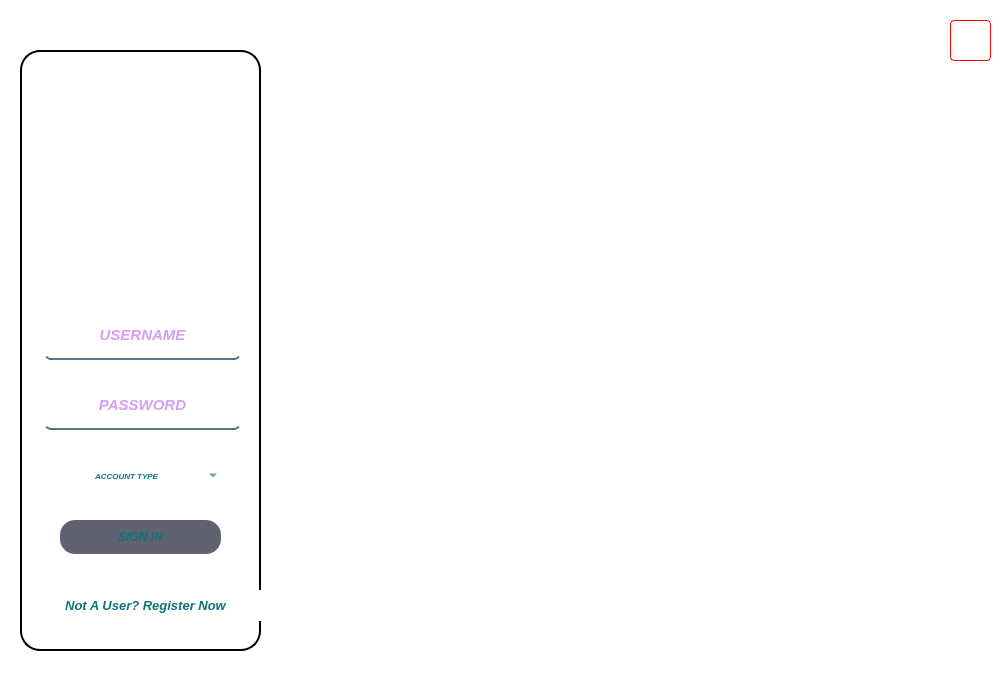
<?xml version="1.0" encoding="UTF-8"?>
<ui version="4.0">
 <class>StartingScreen</class>
 <widget class="QMainWindow" name="StartingScreen">
  <property name="geometry">
   <rect>
    <x>0</x>
    <y>0</y>
    <width>1000</width>
    <height>680</height>
   </rect>
  </property>
  <property name="sizePolicy">
   <sizepolicy hsizetype="Preferred" vsizetype="Preferred">
    <horstretch>0</horstretch>
    <verstretch>0</verstretch>
   </sizepolicy>
  </property>
  <property name="minimumSize">
   <size>
    <width>1000</width>
    <height>680</height>
   </size>
  </property>
  <property name="maximumSize">
   <size>
    <width>1000</width>
    <height>700</height>
   </size>
  </property>
  <property name="windowTitle">
   <string>StartingScreen</string>
  </property>
  <property name="styleSheet">
   <string notr="true">background-color: rgba(255,255,255,255);
border-radius: 30px;</string>
  </property>
  <widget class="QWidget" name="centralwidget">
   <property name="sizePolicy">
    <sizepolicy hsizetype="Preferred" vsizetype="Preferred">
     <horstretch>0</horstretch>
     <verstretch>0</verstretch>
    </sizepolicy>
   </property>
   <property name="minimumSize">
    <size>
     <width>1000</width>
     <height>700</height>
    </size>
   </property>
   <property name="maximumSize">
    <size>
     <width>1000</width>
     <height>700</height>
    </size>
   </property>
   <property name="styleSheet">
    <string notr="true"/>
   </property>
   <widget class="QFrame" name="frame_4">
    <property name="geometry">
     <rect>
      <x>20</x>
      <y>50</y>
      <width>241</width>
      <height>601</height>
     </rect>
    </property>
    <property name="minimumSize">
     <size>
      <width>0</width>
      <height>0</height>
     </size>
    </property>
    <property name="maximumSize">
     <size>
      <width>16777215</width>
      <height>16777215</height>
     </size>
    </property>
    <property name="styleSheet">
     <string notr="true">background-color: qlineargradient(spread:pad, x1:0.074, y1:1, x2:0.881, y1:0, stop:0 rgb(69, 104, 220, 200), stop:1 rgbargb(176, 106, 179, 150));
border-radius: 20px;
</string>
    </property>
    <property name="frameShape">
     <enum>QFrame::StyledPanel</enum>
    </property>
    <property name="frameShadow">
     <enum>QFrame::Raised</enum>
    </property>
    <widget class="QLineEdit" name="lineEdit_4">
     <property name="geometry">
      <rect>
       <x>20</x>
       <y>340</y>
       <width>201</width>
       <height>40</height>
      </rect>
     </property>
     <property name="minimumSize">
      <size>
       <width>0</width>
       <height>40</height>
      </size>
     </property>
     <property name="font">
      <font>
       <family>MS Sans Serif</family>
       <pointsize>11</pointsize>
       <weight>75</weight>
       <italic>true</italic>
       <bold>true</bold>
      </font>
     </property>
     <property name="styleSheet">
      <string notr="true">border: 2px solid rgba(0,0,0,0);
border-bottom-color: rgba(46,82,101,200);
color: rgb(172,61,221);
padding-bottom: 10px;
border-radius: 7px;
margin-left: 4px;
background: url(:/icons/icons/icons8-password-30.png), rgba(0,0,0,0);
background-repeat: no repeat;</string>
     </property>
     <property name="text">
      <string/>
     </property>
     <property name="echoMode">
      <enum>QLineEdit::Password</enum>
     </property>
     <property name="alignment">
      <set>Qt::AlignCenter</set>
     </property>
     <property name="placeholderText">
      <string>PASSWORD</string>
     </property>
    </widget>
    <widget class="QLineEdit" name="lineEdit_3">
     <property name="geometry">
      <rect>
       <x>20</x>
       <y>270</y>
       <width>201</width>
       <height>40</height>
      </rect>
     </property>
     <property name="minimumSize">
      <size>
       <width>0</width>
       <height>40</height>
      </size>
     </property>
     <property name="maximumSize">
      <size>
       <width>16777215</width>
       <height>16777215</height>
      </size>
     </property>
     <property name="font">
      <font>
       <family>MS Sans Serif</family>
       <pointsize>11</pointsize>
       <weight>75</weight>
       <italic>true</italic>
       <bold>true</bold>
      </font>
     </property>
     <property name="styleSheet">
      <string notr="true">border: 2px solid rgba(0,0,0,0);
border-bottom-color: rgba(46,82,101,200);
padding-bottom: 10px;
color: rgb(172,61,221);
border-radius: 7px;
background: url(:/icons/icons/icons8-username-30.png), rgba(0,0,0,0);
background-repeat: no repeat;
margin-left: 4px;</string>
     </property>
     <property name="text">
      <string/>
     </property>
     <property name="alignment">
      <set>Qt::AlignCenter</set>
     </property>
     <property name="placeholderText">
      <string>USERNAME</string>
     </property>
    </widget>
    <widget class="QPushButton" name="pushButton_2">
     <property name="geometry">
      <rect>
       <x>40</x>
       <y>470</y>
       <width>161</width>
       <height>34</height>
      </rect>
     </property>
     <property name="minimumSize">
      <size>
       <width>0</width>
       <height>0</height>
      </size>
     </property>
     <property name="maximumSize">
      <size>
       <width>180</width>
       <height>35</height>
      </size>
     </property>
     <property name="font">
      <font>
       <family>MS Sans Serif</family>
       <weight>75</weight>
       <italic>true</italic>
       <bold>true</bold>
      </font>
     </property>
     <property name="styleSheet">
      <string notr="true">QPushButton{
	background-color: rgba(95,98,112,255);
	color: rgb(10,117,122);
	border-radius: 15px;
	background: url(:/icons/icons/icons8-logout-30.png), rgba(0,0,0,0);
	background-repeat: no repeat;
}
QPushButton:pressed{
	padding-left: 5px;
	padding-top: 8px;
	background-color: rgba(255,107,107,255);
	background-position: calc(100% - 10px) center right;
}

QPushButton:hover{
	background-color: rgba(255,180,107,255);
}</string>
     </property>
     <property name="text">
      <string>SIGN IN</string>
     </property>
    </widget>
    <widget class="QLabel" name="label_5">
     <property name="geometry">
      <rect>
       <x>40</x>
       <y>130</y>
       <width>171</width>
       <height>141</height>
      </rect>
     </property>
     <property name="maximumSize">
      <size>
       <width>16777215</width>
       <height>160</height>
      </size>
     </property>
     <property name="font">
      <font>
       <pointsize>-1</pointsize>
      </font>
     </property>
     <property name="styleSheet">
      <string notr="true">background-color: rgba(0,0,0,0);
background-image: url(:/icons/icons/text-1689249873503.png);
background-position: center;
background-repeat: no;
padding: 10px;
margin-bottom: 5px;
font-size: 30px;
</string>
     </property>
     <property name="text">
      <string/>
     </property>
     <property name="alignment">
      <set>Qt::AlignCenter</set>
     </property>
    </widget>
    <widget class="QPushButton" name="pushButton">
     <property name="geometry">
      <rect>
       <x>10</x>
       <y>540</y>
       <width>231</width>
       <height>31</height>
      </rect>
     </property>
     <property name="minimumSize">
      <size>
       <width>50</width>
       <height>28</height>
      </size>
     </property>
     <property name="font">
      <font>
       <family>MS Sans Serif</family>
       <pointsize>10</pointsize>
       <weight>75</weight>
       <italic>true</italic>
       <bold>true</bold>
      </font>
     </property>
     <property name="styleSheet">
      <string notr="true">QPushButton{
	color: rgb(10,117,122);
	background: url(:/icons/icons/icons8-register-30.png), rgba(0,0,0,0);
	background-repeat: no repeat;
	margin-left: 0px;
}

QPushButton:pressed{
	color: rgb(87,190,255);
}</string>
     </property>
     <property name="text">
      <string>Not A User? Register Now</string>
     </property>
    </widget>
    <widget class="QLabel" name="label">
     <property name="geometry">
      <rect>
       <x>70</x>
       <y>50</y>
       <width>111</width>
       <height>131</height>
      </rect>
     </property>
     <property name="styleSheet">
      <string notr="true">background-image: url(:/icons/icons/icons8-user-65.png);
background-position: center;
background-repeat: no;
background-color: rgba(0,0,0,0);</string>
     </property>
     <property name="text">
      <string/>
     </property>
    </widget>
    <widget class="QLabel" name="label_4">
     <property name="geometry">
      <rect>
       <x>0</x>
       <y>0</y>
       <width>241</width>
       <height>601</height>
      </rect>
     </property>
     <property name="styleSheet">
      <string notr="true">border: 2px solid;
border-radius: 20px;
background: rgba(0,0,0,0);</string>
     </property>
     <property name="text">
      <string/>
     </property>
    </widget>
    <widget class="QComboBox" name="comboBox">
     <property name="geometry">
      <rect>
       <x>70</x>
       <y>410</y>
       <width>131</width>
       <height>31</height>
      </rect>
     </property>
     <property name="font">
      <font>
       <family>MS Sans Serif</family>
       <pointsize>6</pointsize>
       <weight>75</weight>
       <italic>true</italic>
       <bold>true</bold>
      </font>
     </property>
     <property name="styleSheet">
      <string notr="true">border-radius: 5px;
background: rgba(0,0,0,0);
color: rgb(10,117,122);
</string>
     </property>
     <property name="currentText">
      <string>ACCOUNT TYPE</string>
     </property>
     <item>
      <property name="text">
       <string>ACCOUNT TYPE</string>
      </property>
     </item>
     <item>
      <property name="text">
       <string>CHECKING ACCOUNT</string>
      </property>
     </item>
     <item>
      <property name="text">
       <string>SAVINGS ACCOUNT</string>
      </property>
     </item>
     <item>
      <property name="text">
       <string>LOAN ACCOUNT</string>
      </property>
     </item>
    </widget>
    <zorder>label_4</zorder>
    <zorder>lineEdit_4</zorder>
    <zorder>lineEdit_3</zorder>
    <zorder>pushButton_2</zorder>
    <zorder>label_5</zorder>
    <zorder>pushButton</zorder>
    <zorder>label</zorder>
    <zorder>comboBox</zorder>
   </widget>
   <widget class="QLabel" name="label_3">
    <property name="geometry">
     <rect>
      <x>250</x>
      <y>30</y>
      <width>721</width>
      <height>651</height>
     </rect>
    </property>
    <property name="sizePolicy">
     <sizepolicy hsizetype="Preferred" vsizetype="Preferred">
      <horstretch>0</horstretch>
      <verstretch>0</verstretch>
     </sizepolicy>
    </property>
    <property name="styleSheet">
     <string notr="true">background-image: url(:/pics/pics/Web capture_12-7-2023_01222_.jpeg);
background-repeat: no;
color:  rgba(255,107,107,255);
border-radius: 30px;</string>
    </property>
    <property name="text">
     <string/>
    </property>
   </widget>
   <widget class="QLabel" name="label_2">
    <property name="geometry">
     <rect>
      <x>300</x>
      <y>50</y>
      <width>551</width>
      <height>101</height>
     </rect>
    </property>
    <property name="styleSheet">
     <string notr="true">background-image: url(:/icons/icons/text-1689250023909.png);
background-color: rgba(0,0,0,0);
background-position: center;
background-repeat: no;
padding: 10px;
margin-bottom: 5px;
font-size: 30px;
</string>
    </property>
    <property name="text">
     <string/>
    </property>
   </widget>
   <widget class="QPushButton" name="pushButton_3">
    <property name="geometry">
     <rect>
      <x>950</x>
      <y>20</y>
      <width>41</width>
      <height>41</height>
     </rect>
    </property>
    <property name="styleSheet">
     <string notr="true">background-image: url(:/icons/icons/icons8-close-40.png);
border: 1px solid red;
border-radius: 4px;</string>
    </property>
    <property name="text">
     <string/>
    </property>
   </widget>
   <zorder>label_3</zorder>
   <zorder>frame_4</zorder>
   <zorder>label_2</zorder>
   <zorder>pushButton_3</zorder>
  </widget>
 </widget>
 <resources>
  <include location="../res files/icon.qrc"/>
  <include location="../res files/pic.qrc"/>
 </resources>
 <connections/>
</ui>
